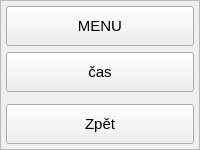
        <widget class="QFrame" name="frame_12">
         <property name="sizePolicy">
          <sizepolicy hsizetype="Expanding" vsizetype="Expanding">
           <horstretch>10</horstretch>
           <verstretch>0</verstretch>
          </sizepolicy>
         </property>
         <property name="minimumSize">
          <size>
           <width>100</width>
           <height>0</height>
          </size>
         </property>
         <property name="maximumSize">
          <size>
           <width>200</width>
           <height>16777215</height>
          </size>
         </property>
         <property name="frameShape">
          <enum>QFrame::StyledPanel</enum>
         </property>
         <property name="frameShadow">
          <enum>QFrame::Raised</enum>
         </property>
         <layout class="QGridLayout" name="gridLayout_13">
          <property name="leftMargin">
           <number>5</number>
          </property>
          <property name="topMargin">
           <number>5</number>
          </property>
          <property name="rightMargin">
           <number>5</number>
          </property>
          <property name="bottomMargin">
           <number>5</number>
          </property>
          <item row="1" column="0">
           <widget class="QPushButton" name="tl_menu">
            <property name="sizePolicy">
             <sizepolicy hsizetype="Expanding" vsizetype="Preferred">
              <horstretch>0</horstretch>
              <verstretch>0</verstretch>
             </sizepolicy>
            </property>
            <property name="minimumSize">
             <size>
              <width>0</width>
              <height>40</height>
             </size>
            </property>
            <property name="maximumSize">
             <size>
              <width>16777215</width>
              <height>60</height>
             </size>
            </property>
            <property name="font">
             <font>
              <pointsize>11</pointsize>
             </font>
            </property>
            <property name="toolTip">
             <string>Zobrazí menu a pozastaví počítání času</string>
            </property>
            <property name="text">
             <string>MENU</string>
            </property>
           </widget>
          </item>
          <item row="2" column="0">
           <widget class="QPushButton" name="tl_cas">
            <property name="sizePolicy">
             <sizepolicy hsizetype="Expanding" vsizetype="Preferred">
              <horstretch>0</horstretch>
              <verstretch>0</verstretch>
             </sizepolicy>
            </property>
            <property name="minimumSize">
             <size>
              <width>0</width>
              <height>40</height>
             </size>
            </property>
            <property name="maximumSize">
             <size>
              <width>16777215</width>
              <height>60</height>
             </size>
            </property>
            <property name="font">
             <font>
              <pointsize>11</pointsize>
             </font>
            </property>
            <property name="toolTip">
             <string>Klikni pro vypnutí/zapnutí ukazatele času</string>
            </property>
            <property name="text">
             <string>čas</string>
            </property>
           </widget>
          </item>
          <item row="3" column="0">
           <widget class="QWidget" name="widget" native="true">
            <property name="sizePolicy">
             <sizepolicy hsizetype="Expanding" vsizetype="Expanding">
              <horstretch>0</horstretch>
              <verstretch>0</verstretch>
             </sizepolicy>
            </property>
           </widget>
          </item>
          <item row="4" column="0">
           <widget class="QPushButton" name="tl_zpet">
            <property name="sizePolicy">
             <sizepolicy hsizetype="Expanding" vsizetype="Preferred">
              <horstretch>0</horstretch>
              <verstretch>0</verstretch>
             </sizepolicy>
            </property>
            <property name="minimumSize">
             <size>
              <width>0</width>
              <height>40</height>
             </size>
            </property>
            <property name="maximumSize">
             <size>
              <width>16777215</width>
              <height>60</height>
             </size>
            </property>
            <property name="font">
             <font>
              <pointsize>11</pointsize>
             </font>
            </property>
            <property name="toolTip">
             <string>Vrátí zpět předchozí krok</string>
            </property>
            <property name="text">
             <string>Zpět</string>
            </property>
           </widget>
          </item>
         </layout>
        </widget>
